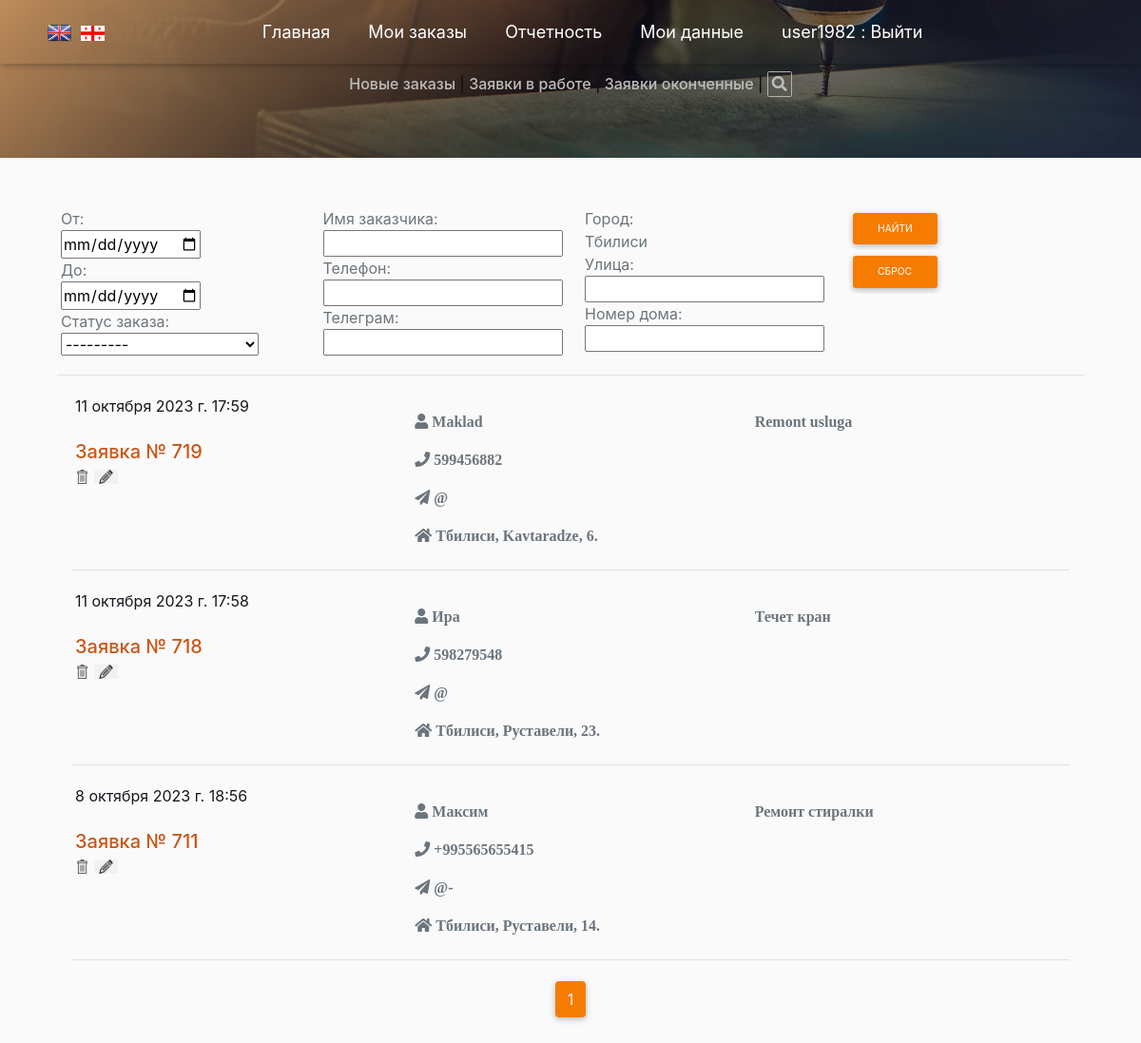
/ordersearch/ (signed in), run on an earlier commit of the app's database.
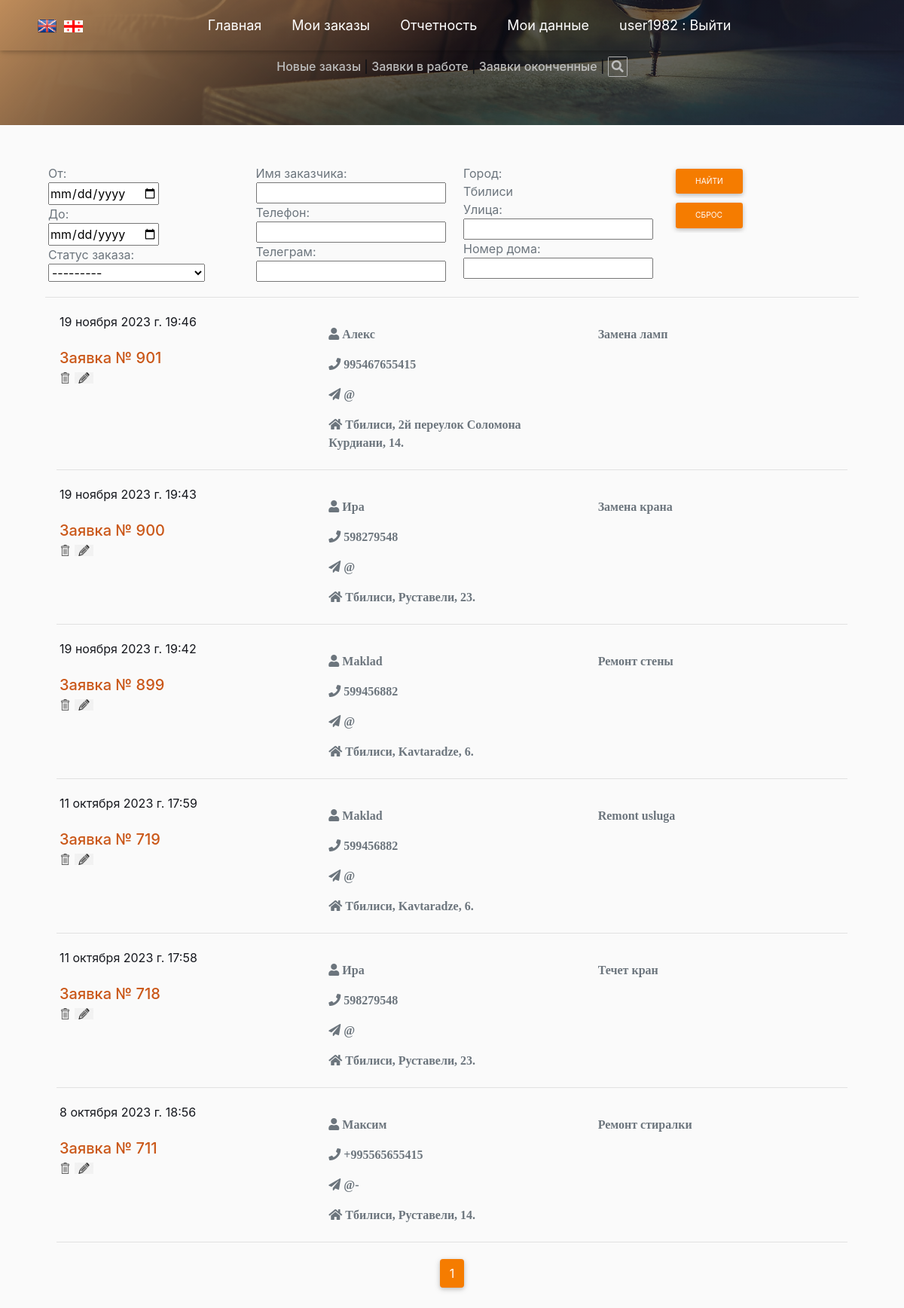
And on a later commit of the database.
### app_site/models.py (models this page shows)
class OrderList(models.Model):
    time_in = models.DateTimeField(auto_now_add=True, verbose_name='Дата заказа')
    time_out = models.DateTimeField(null=True, blank=True, verbose_name='Дата выполнения')
    repairer_id = models.ForeignKey(User, on_delete=models.SET_NULL, null=True, blank=True,
                                    verbose_name='Мастер', default='', )
    text_order = models.CharField(max_length=1500, verbose_name='Описание проблемы', blank=True, null=True)
    customer_name = models.CharField(max_length=50, verbose_name='Ваше имя')
    customer_phone = models.CharField(max_length=16, verbose_name='Телефон')
    customer_telegram = models.CharField(max_length=26, verbose_name='Telegram', blank=True, null=True)
    customer_code = models.CharField(max_length=16, verbose_name='Код организации', blank=True, null=True)
    address_city = models.CharField(max_length=2, choices=CITY_CHOICES, default='TB', null=True, blank=True,
                                    verbose_name='Город')
    order_status = models.CharField(max_length=3, choices=ORDER_STATUS, default='BEG', null=True, blank=True,
                                    verbose_name='Статус заказа')
    address_street_app = models.CharField(max_length=150, verbose_name='Улица', null=True, blank=True)
    address_num = models.CharField(max_length=10, verbose_name='Номер дома', null=True, blank=True)
    services = models.ManyToManyField('Service', through='Invoice')
    location_longitude = models.FloatField(verbose_name='Долгота', null=True, blank=True)
    location_latitude = models.FloatField(verbose_name='Широта', null=True, blank=True)
    class Meta:
        verbose_name = 'Список заказов'
        verbose_name_plural = 'Список заказов'

### app_site/views.py (the view)
# urls.py: path('ordersearch/', OrderSearchForm.as_view(), name='search-order'),
class OrderSearchForm(LoginRequiredMixin, ListView):
    model = OrderList
    context_object_name = 'order'
    template_name = 'ordersearchform.html'
    ordering = ['-time_in']
    paginate_by = 15
    def get_queryset(self):
        queryset = super().get_queryset()
        b=self.request.GET.copy()
        b.__setitem__('repairer_id', self.request.user.pk)
        self.filterset = OrderFilter(b, queryset)
        return self.filterset.qs
    def get_context_data(self, **kwargs):
        context = super().get_context_data(**kwargs)
        context['filterset'] = self.filterset
        return context

### app_site/templatetags/custom_filters.py (called while the page is built)
@register.filter()
def choice_tag(value, A):
    try:
        if A == 'city':
            a = dict(CITY_CHOICES)
        elif A == 'status_order':
            a = dict(ORDER_STATUS)
        elif A == 'month':
            a = dict(MONTH)
        elif A == 'work_type':
            a = dict(WORK_CHOICES)
        return f'{a[value]}'
    except KeyError:
        return f''

### templates/ordersearchform.html (shortened to what this page needs)
{% extends 'flatpages/default_user.html' %}
{% load custom_filters %}
{% load custom_tags %}
{% block body %}
<form action="" method="get">
<div class="container">
    <div class="row p-1 ">
        <div class="col-md-3 text-muted">
            {{ filterset.form.time_in_sence.label }}:<br>
            {{ filterset.form.time_in_sence }}<br>
            {{ filterset.form.time_in_until.label }}:<br>
            {{ filterset.form.time_in_until }}<br>
            {{ filterset.form.order_status.label }}:<br>
            {{ filterset.form.order_status }}<br>
        </div>
        <div class="col-md-3 text-muted">
            {{ filterset.form.customer_name.label }}:<br>
            {{ filterset.form.customer_name }}<br>
            {{ filterset.form.customer_phone.label }}:<br>
            {{ filterset.form.customer_phone }}<br>
            {{ filterset.form.customer_telegram.label }}:<br>
            {{ filterset.form.customer_telegram }}
        </div>
        <div class="col-md-3 text-muted">
            Город: <br>Тбилиси<br>
            {{ filterset.form.adress_street_app.label }}:<br>
            {{ filterset.form.adress_street_app }}<br>
            {{ filterset.form.address_num.label }}:<br>
            {{ filterset.form.address_num }}
        </div>
        <div class="col-md-2" >
            <input type="submit" value=" Найти " class="btn btn-sm btn-orange">
            <input type="reset" value=" Сброс " class="btn btn-sm btn-orange">
        </div>
    </div>
</form>
<hr>
<div id="head" class="container">
            {% for i in order %}
            <div class="row p-1 mb-1 ">
                <div class="col-md-4">
                    <div id="time_in">{{ i.time_in }}</div><br>
                    <a href="{% url 'invoice' i.pk %}" id="order_{{ i.pk }}" class="h5 mycolor">Заявка № {{ i.pk}}</a><br>
                    <a href="{% url 'delete-order' i.pk %}" id="delete_{{ i.pk }}" class="mycolor"><img src="/media/images/delete.png" width="15" ></a>
                      <a href="../list_order/update/{{ i.pk}}" id="edit_{{ i.pk }}"><img src="/media/images/change.png" width="25" ></a>
                </div>
                <div class="col-md-4 ">
                    <span id="customer_name_{{ i.pk }}" class="fas fa-user prefix text-secondary mt-3" > {{ i.customer_name|capfirst }}</span><br>
                    <a href="tel:{{ i.customer_phone }}" title="Телефон" id="customer_phone_{{ i.pk }}" class="fas fa-phone prefix text-secondary mt-3">
                        {{ i.customer_phone }}</a><br>
                    <a href="https://t.me/{{ i.customer_telegram|cut:'@' }}" title="Телеграм" id="customer_telegram_{{ i.pk }}"
                       class ="fas fa fa-paper-plane text-secondary mt-3">
                         @{{i.customer_telegram}}</a><br>
                    <div class="fas fa-home prefix text-secondary mt-3"> <span id="city_{{ i.pk }}" >{{ i.address_city|choice_tag:'city'}}</span>,
                    <span id="street_app_{{ i.pk }}">{{ i.address_street_app|capfirst }}</span>,
                        <span id="num_{{ i.pk }}">{{ i.address_num }}</span>.</div>
                </div>
                <div class="col-md-4">
                    <p id="text_order_{{ i.pk }}" class="fas text-secondary mt-3">{{ i.text_order|truncatechars:200|capfirst }}</p>
                </div>
            </div>
            <div class="row">
                <div class="col-md-12"><hr></div>
            </div>
            {% endfor %}
</div>
            <div align="center">
            <div class="btn btn-orange">{{ page_obj.number }}</div>
            </div>
</div>
<br>
{% endblock body %}

### templates/flatpages/default_user.html (shortened to what this page needs)
{% load static %}
<!doctype html>
<html lang="en">
  <head>
    <link rel="stylesheet" href="{% static 'css/mdb.min.css' %}">
    <link rel="stylesheet" href="{% static 'css/bootstrap.min.css' %}">
    <link rel="stylesheet" href="{% static 'css/fonts.css' %}">
    <link rel="stylesheet" href="{% static 'css/owl.carousel.min.css' %}">
    <link rel="stylesheet" href="{% static 'css/custom.css' %}">
  </head>
  <body>
{% url 'list_order' as the_url1 %}
{% url 'stat' as the_url2 %}
{% url 'user' request.user.id as the_url3 %}
{% url 'search-order' as the_url4 %}
    <nav id="navigation-menu" class="navbar fixed-top navbar-expand-lg navbar-dark scrolling-navbar">
        <div class="container">
		<a href='index-en.html'><img src="{% static 'images/flag_en.png' %}" class="flag"></a>
            <a href='index-ge.html'><img src="{% static 'images/flag_ge.png' %}" class="flag"></a>
            <div class="collapse navbar-collapse" id="navbarSupportedContent">
                <ul class="navbar-nav m-auto">
                    <li class="nav-item mr-4 active">
                        <a class="nav-link" href="{% url 'home' %}">Главная <span class="sr-only">(current)</span></a>
                    </li>
                    <li class="nav-item mr-4">
                        {% if the_url1 in request.get_full_path  %}
                        <a class="nav-link" href="{{ the_url1 }}"><b>Мои заказы</b></a>
                        {% else %}
                        <a class="nav-link" href="{{ the_url1 }}">Мои заказы</a>
                        {% endif %}
                    </li>
                    <li class="nav-item mr-4" class="nav-item mr-4">
                        {% if the_url2 in request.get_full_path  %}
                        <a class="nav-link"  href="{{ the_url2 }}"><b>Отчетность</b></a>
                        {% else %}
                        <a class="nav-link"  href="{{ the_url2 }}">Отчетность</a>
                        {% endif %}
                    </li>
                    <li class="nav-item mr-4">
                        {% if the_url3 in request.get_full_path  %}
                        <a class="nav-link" href="{{ the_url3 }}"><b>Мои данные</b></a>
                        {% else %}
                        <a class="nav-link" href="{{ the_url3 }}">Мои данные</a>
                        {% endif %}
                    </li>
                        {% if request.user.is_authenticated %}
                            <li class="nav-item mr-4">
                            <a class="nav-link" href="{% url 'logout' %}">{{ user.username }} : Выйти</a>
                            </li>
                         {% endif %}
                </ul>
            </div>
        </div>
    </nav>
        <section id="section-0" class="bg_img sticky">
                    <div class="text-center nav-link h6"><br>
                            {% if request.GET.work_status == 'SND' %}
                            <a href="{% url 'list_order' %}?work_status=SND"><b>Новые заказы</b></a> |
                            {% else %}
                            <a href="{% url 'list_order' %}?work_status=SND">Новые заказы</a> |
                            {% endif %}
                            {% if request.GET.work_status == 'RCV' %}
                            <a href="{% url 'list_order'%}?work_status=RCV"><b>Заявки в работе</b></a> |
                            {% else %}
                            <a href="{% url 'list_order'%}?work_status=RCV">Заявки в работе</a> |
                            {% endif %}
                            {% if request.GET.work_status == 'END' %}
                            <a href="{% url 'list_order'%}?work_status=END"><b>Заявки оконченные</b></a> |
                            {% else %}
                            <a href="{% url 'list_order'%}?work_status=END">Заявки оконченные</a> |
                            {% endif %}
                            {% if the_url4 in request.get_full_path %}
                            <a href="{% url 'search-order' %}" class="fa fa-search fa-border " aria-hidden="true" title="Поиск"><b></b></a>
                            {% else %}
                            <a href="{% url 'search-order' %}" class="fa fa-search fa-border" aria-hidden="true"></a>
                            {% endif %}
                            </div>
    </section>
    <section id="section-1">
        <div class="container">
            <div >
                        {% block body %}
{% endblock body%}
            </div>
    </section>
  </body>
</html>

### static/css/custom.css (style rules this page uses)
* { margin: 0; padding: 0; }
:root { --text-color: #15171d; --span-color: #ca5718; }
body { color: var(--text-color); background-color: #fafafa; line-height: 1.5; font-size: 1rem; height: 100%; }
a { color: fefefe; }
section { padding: 3rem 0px; }
.bg_img { background-image: linear-gradient(135deg, #febb79, rgba(0, 0, 0, 0.5), rgba(52, 72, 106, 0.3)), url('../images/master-na-chas_1.jpg'); background-repeat: no-repeat; background-position: center bottom; background-size: cover; width: 100%; filter: brightness(75%); }
.flag { width: 25px; margin-left: 5px; margin-right: 5px; }
.navbar { font-size: 18px; font-weight: 400; z-index: 1; box-shadow: 0 2px 5px 0 rgba(0, 0, 0, .16), 0 2px 10px 0 rgba(0, 0, 0, .12); z-index: 2; }
.navbar.navbar-dark .navbar-nav .nav-item.active > .nav-link { background-color: rgba(255, 255, 255, 0); }
a { text-decoration: none!important; color: fefefe; }
.mycolor { color: var(--span-color); }
ul, ul.servicesLinks { list-style: none; }

### templates/flatpages/default_user.html (style rules this page uses)
.sticky { position: sticky; top: 0; }

What changed in the data, as far as the page shows it:
added OrderList: time_in "19 ноября 2023 г. 19:46", pk "901", customer_name "Алекс", customer_phone "995467655415", address_city|choice_tag "Тбилиси", address_street_app "2й переулок Соломона Курдиани", address_num "14", text_order "Замена ламп"
added OrderList: time_in "19 ноября 2023 г. 19:43", pk "900", customer_name "Ира", customer_phone "598279548", address_city|choice_tag "Тбилиси", address_street_app "Руставели", address_num "23", text_order "Замена крана"
added OrderList: time_in "19 ноября 2023 г. 19:42", pk "899", customer_name "Maklad", customer_phone "599456882", address_city|choice_tag "Тбилиси", address_street_app "Kavtaradze", address_num "6", text_order "Ремонт стены"
